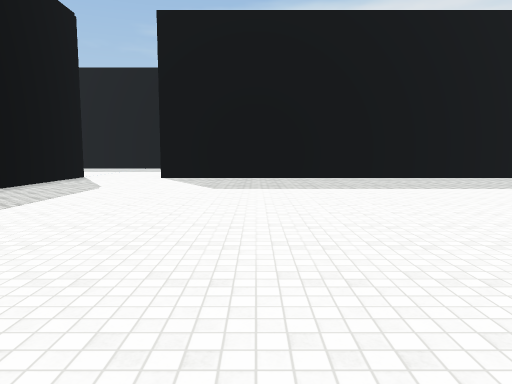
view 1 (above)

12 first-person views from a walk through a Unity game level. The camera is 1.5 m above the floor, tilts 6° down and sees 70° across. The floor is counted in squares, 2 m on a side. Each view is taken from the middle of a square. On the plan, view 1 faces up. The plan holds only what a view shows up to about 11 squares ahead; the rest is blank. The place goes on beyond the plan. The player is left out. Surface patterns are stand-ins for the level's own textures.

view 2
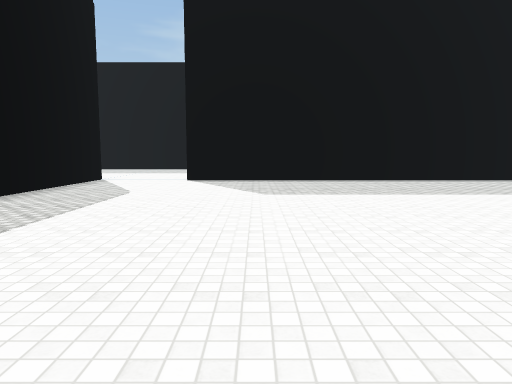

view 3
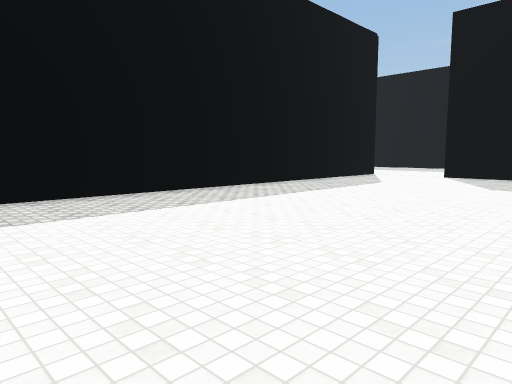

view 4
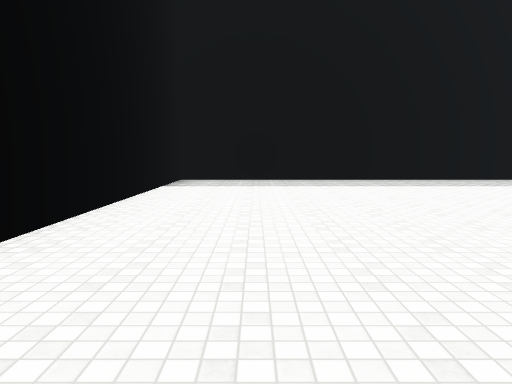

view 5
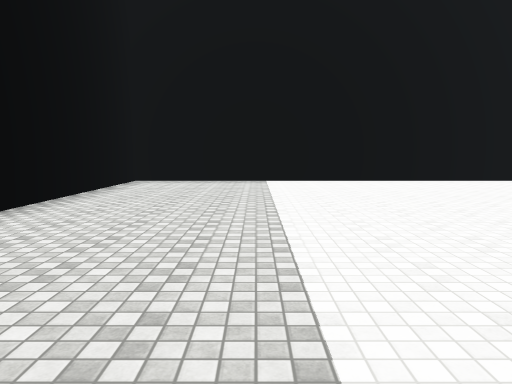

view 6
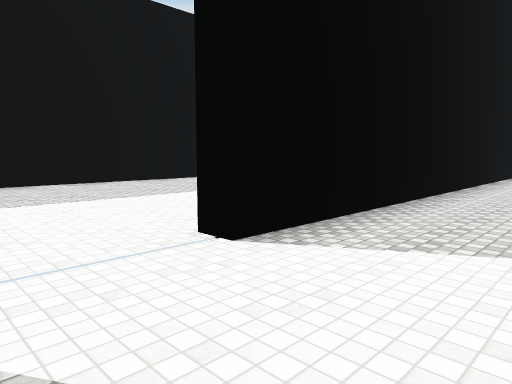

view 7
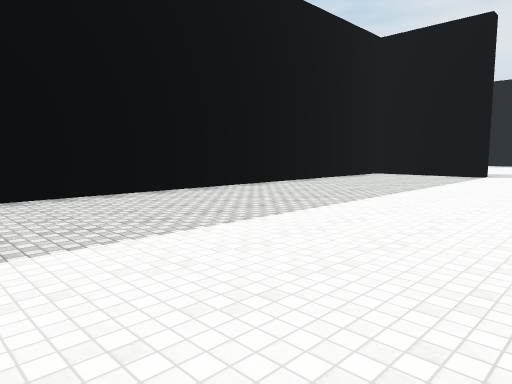

view 8
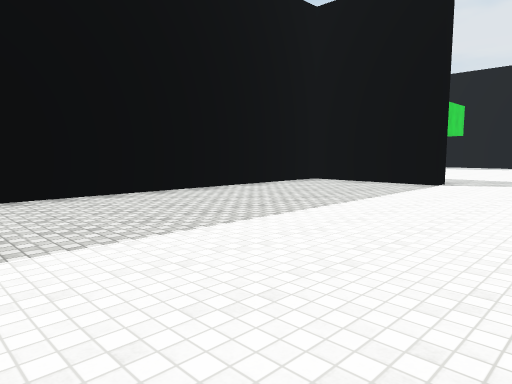

view 9
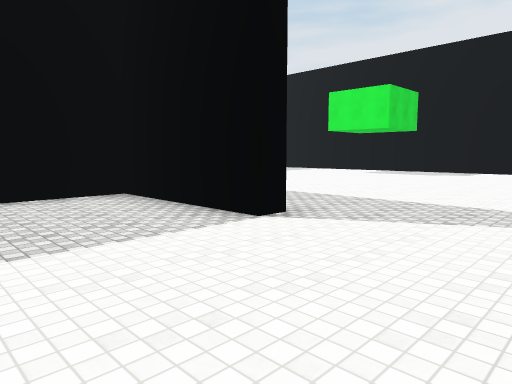

view 10
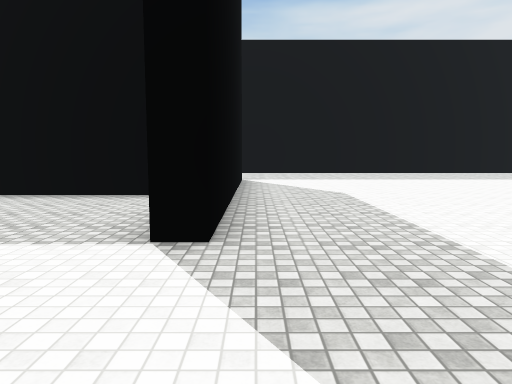

view 11
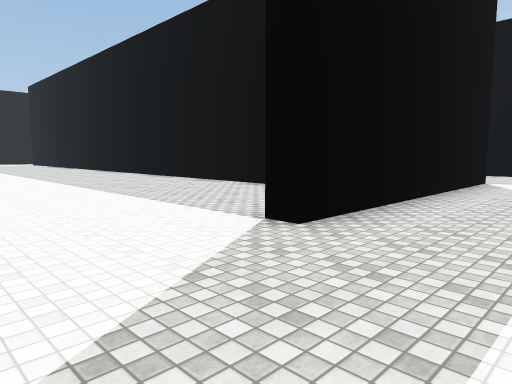

view 12
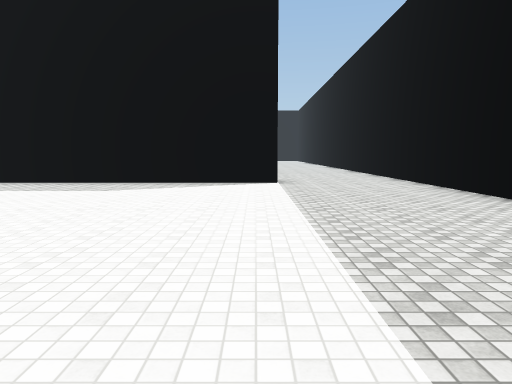

### Floor plan
Points are (right, up) in squares from view 1. A wall is a line through its corners. A room is listed if a view was taken in it or the views show most of it. See-through windows are left out.
Room 1 (views 1, 2, 3, 4, 5, 6)
walls: (9.1, 0.9) (9.1, 11.3) (-3, 11.3); (-5.5, 12) (-5.5, -3.2) (-0.1, -3.2)
ways out: opening at (-4.5, 11) to room 2
Room 2 (views 7, 8, 9, 10, 11, 12)
walls: (9.6, 22.6) (9.6, 15.4); (9.6, 15) (9.1, 15) (9.1, 18.6) (-3.4, 18.6); (13, 26.2) (7.9, 26.2)
ways out: opening at (-4.5, 11) to room 1

Positions as (right, up) in squares from view 1, and headings:
1: (0, 0), facing up
2: (-1, 1), facing up
3: (1, -1), facing up-left
4: (5, -1), facing left
5: (-1, 8), facing right
6: (-5, 9), facing up-right
7: (-4, 12), facing up-right
8: (0, 12), facing up-right
9: (6, 12), facing up-right
10: (10, 12), facing up
11: (12, 12), facing up-left
12: (19, 22), facing left
